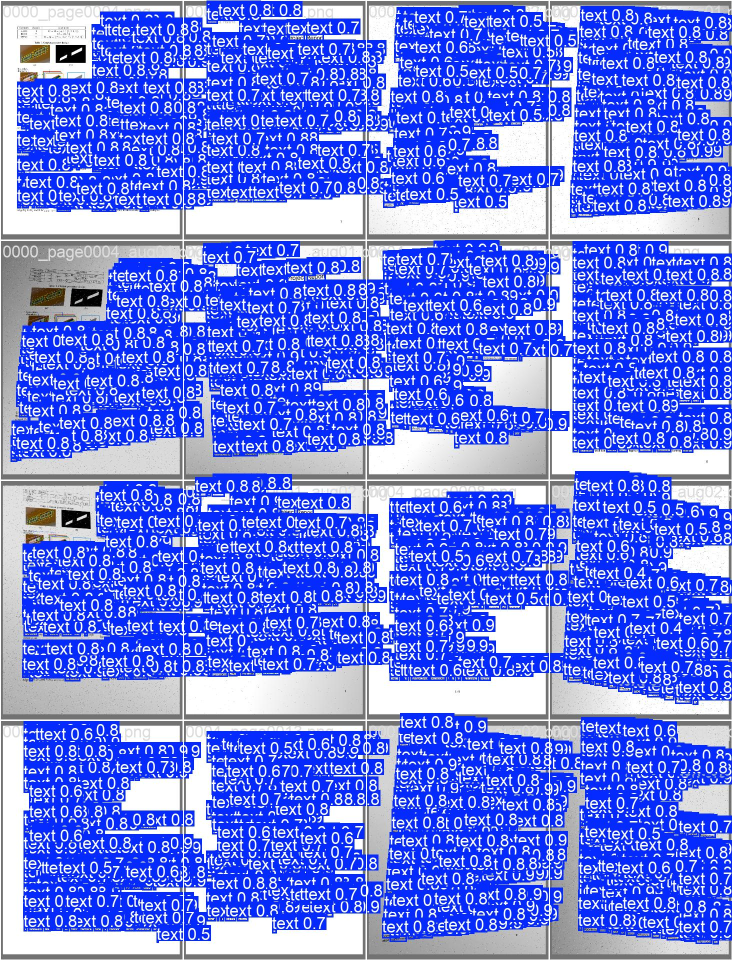
#> input picture runs/detect/val3/val_batch0_pred.jpg, 1464 x 1920 px (shown at 1/2 size)
$ python image_preprocess.py ../../runs/detect/val3/val_batch0_pred.jpg out.png
#> lines starting #> are read from the running program, lines starting #| are printed output that depends on the picture; after the words box and inside, x2 and y2 are one past the last pixel; in counts of white or black regions, pixels touching at a corner belong together
#!/usr/bin/env python
"""
Image Preprocessing Module
Preprocesses scanned document images for better OCR accuracy
"""

import cv2
import numpy as np
from PIL import Image
from pathlib import Path
from typing import Union, Tuple, Optional


def convert_to_grayscale(image: np.ndarray) -> np.ndarray:
    """
    Convert image to grayscale

    Args:
        image: Input image (BGR or RGB numpy array)

    Returns:
        Grayscale image
    """
    if len(image.shape) == 3:
        if image.shape[2] == 3:
            # Convert BGR to grayscale (OpenCV format)
            gray = cv2.cvtColor(image, cv2.COLOR_BGR2GRAY)
        else:
            # Already grayscale or has alpha channel
            gray = cv2.cvtColor(image, cv2.COLOR_BGRA2GRAY) if image.shape[2] == 4 else image
    else:
        gray = image

    return gray


def apply_adaptive_threshold(image: np.ndarray, block_size: int = 11, C: int = 2) -> np.ndarray:
    """
    Apply adaptive thresholding to binarize image

    Args:
        image: Grayscale image
        block_size: Size of pixel neighborhood (must be odd)
        C: Constant subtracted from mean

    Returns:
        Binary image
    """
    if len(image.shape) == 3:
        image = convert_to_grayscale(image)

    # Ensure block_size is odd
    if block_size % 2 == 0:
        block_size += 1

    # Apply adaptive thresholding
    binary = cv2.adaptiveThreshold(
        image,
        255,
        cv2.ADAPTIVE_THRESH_GAUSSIAN_C,
        cv2.THRESH_BINARY,
        block_size,
        C
    )

    return binary


def deskew_image(image: np.ndarray, max_angle: float = 15.0) -> Tuple[np.ndarray, float]:
    """
    Correct image skew using projection profile method

    Args:
        image: Grayscale or binary image
        max_angle: Maximum angle to try (degrees)

    Returns:
        Tuple of (deskewed_image, detected_angle)
    """
    if len(image.shape) == 3:
        image = convert_to_grayscale(image)

    # Convert to binary if needed
    if image.dtype != np.uint8 or np.max(image) > 1:
        _, binary = cv2.threshold(image, 0, 255, cv2.THRESH_BINARY_INV + cv2.THRESH_OTSU)
    else:
        binary = image

    # Calculate projection profile for different angles
    best_angle = 0.0
    best_variance = 0.0

    angles = np.arange(-max_angle, max_angle + 0.5, 0.5)

    for angle in angles:
        # Rotate image
        h, w = binary.shape
        center = (w // 2, h // 2)
        M = cv2.getRotationMatrix2D(center, angle, 1.0)
        rotated = cv2.warpAffine(binary, M, (w, h), flags=cv2.INTER_CUBIC, borderMode=cv2.BORDER_REPLICATE)

        # Calculate horizontal projection
        projection = np.sum(rotated, axis=1)

        # Calculate variance (higher variance = better alignment)
        variance = np.var(projection)

        if variance > best_variance:
            best_variance = variance
            best_angle = angle

    # Apply best rotation to original image
    if abs(best_angle) > 0.1:  # Only rotate if angle is significant
        h, w = image.shape
        center = (w // 2, h // 2)
        M = cv2.getRotationMatrix2D(center, best_angle, 1.0)
        deskewed = cv2.warpAffine(image, M, (w, h), flags=cv2.INTER_CUBIC, borderMode=cv2.BORDER_REPLICATE)
    else:
        deskewed = image.copy()

    return deskewed, best_angle


def normalize_resolution(image: np.ndarray, target_dpi: int = 300, current_dpi: Optional[int] = None) -> np.ndarray:
    """
    Normalize image resolution to target DPI

    Args:
        image: Input image
        target_dpi: Target DPI (default: 300)
        current_dpi: Current DPI (if known, otherwise estimated)

    Returns:
        Resized image
    """
    if current_dpi is None:
        # Estimate current DPI based on image size
        # Assume typical scanned document is 8.5x11 inches at original DPI
        # This is a rough estimate - in practice, DPI metadata should be used
        height, width = image.shape[:2]
        # Estimate: assume document is ~11 inches tall
        estimated_dpi = int(height / 11.0)
        current_dpi = estimated_dpi if estimated_dpi > 0 else 300

    if current_dpi == target_dpi:
        return image

    # Calculate scaling factor
    scale_factor = target_dpi / current_dpi

    if scale_factor == 1.0:
        return image

    # Resize image
    height, width = image.shape[:2]
    new_width = int(width * scale_factor)
    new_height = int(height * scale_factor)

    resized = cv2.resize(image, (new_width, new_height), interpolation=cv2.INTER_CUBIC)

    return resized


def preprocess_image(image_path: Union[str, Path], target_dpi: int = 300,
                     apply_grayscale: bool = True, apply_threshold: bool = True,
                     apply_deskew: bool = True, apply_resize: bool = True) -> Image.Image:
    """
    Main preprocessing function for scanned document images

    Args:
        image_path: Path to input image
        target_dpi: Target DPI for resolution normalization (default: 300)
        apply_grayscale: Whether to convert to grayscale
        apply_threshold: Whether to apply adaptive thresholding
        apply_deskew: Whether to deskew the image
        apply_resize: Whether to normalize resolution

    Returns:
        Preprocessed PIL Image
    """
#> called with target_dpi = 300, apply_grayscale = True, apply_threshold = True, apply_deskew = True, apply_resize = True
    image_path = Path(image_path)
    if not image_path.exists():
        raise FileNotFoundError(f"Image not found: {image_path}")

    # Load image using OpenCV (BGR format)
    cv_image = cv2.imread(str(image_path))
#> cv_image is the input picture: shape (1920, 1464, 3); mean B, G, R 231.8, 123.2, 103
    if cv_image is None:
        raise ValueError(f"Could not load image: {image_path}")

    # Step 1: Convert to grayscale
    if apply_grayscale:
        processed = convert_to_grayscale(cv_image)
#> in convert_to_grayscale, `gray = cv2.cvtColor(image, cv2.COLOR_BGR2GRAY)`:
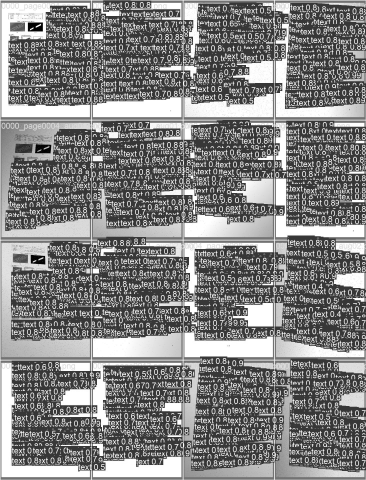
#> gray: shape (1920, 1464) (shown at 1/4 size); min 0, max 255, mean 129.5
    else:
        processed = cv_image.copy()
        if len(processed.shape) == 3:
            processed = convert_to_grayscale(processed)

    # Step 2: Apply adaptive thresholding
    if apply_threshold:
        processed = apply_adaptive_threshold(processed)
#> in apply_adaptive_threshold, `binary = cv2.adaptiveThreshold( image, 255, cv2.ADAPTIVE_THRESH_GAUSSI..`:
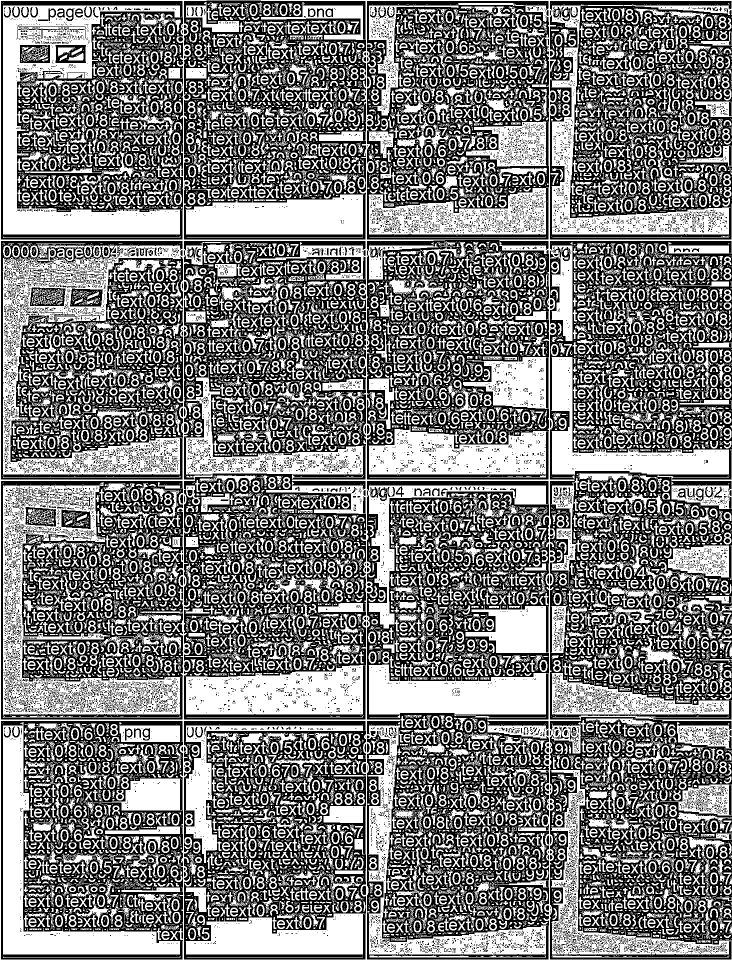
#> binary: shape (1920, 1464) (shown at 1/2 size); 48.2% white; 22729 white regions (16378 under 20 px), largest, box (x1, y1, x2, y2) and area: (0, 0, 1464, 1920) 202524, (6, 11, 361, 469) 44937, (6, 964, 362, 1436) 41182

    # Step 3: Deskew
    if apply_deskew:
        processed, angle = deskew_image(processed)
#> the loop in deskew_image, `for angle in angles:` made 61 passes
#> (variance, best_variance) on passes 1, 3, 5, 12, 13, 14, 15, 16: (856290531.3, 856290531.3), (856662541.5, 856662541.5), (859116528.1, 859116528.1), (876221411.2, 876221411.2), (902562957.6, 902562957.6), (922619334, 922619334), (946032887.1, 946032887.1), (969092612.5, 969092612.5)
#> pass 1, in deskew_image, `rotated = cv2.warpAffine(binary, M, (w, h), flags=cv2.INTER_CUBIC, bor..`:
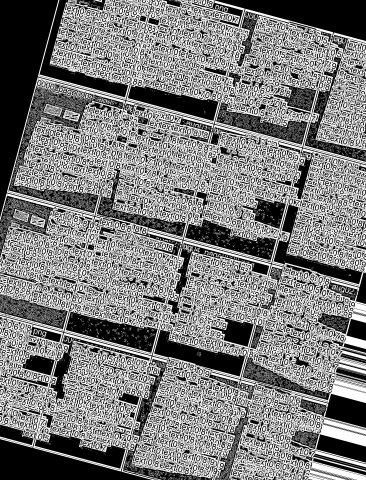
#> rotated: shape (1920, 1464) (shown at 1/4 size); min 0, max 255, mean 122.9
#> pass 2, in deskew_image, `rotated = cv2.warpAffine(binary, M, (w, h), flags=cv2.INTER_CUBIC, bor..`:
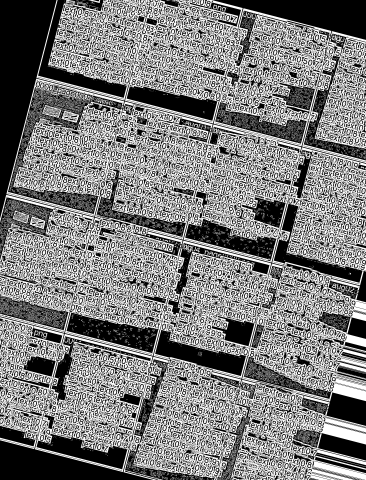
#> rotated: shape (1920, 1464) (shown at 1/4 size); min 0, max 255, mean 123.1
#> pass 3, in deskew_image, `rotated = cv2.warpAffine(binary, M, (w, h), flags=cv2.INTER_CUBIC, bor..`:
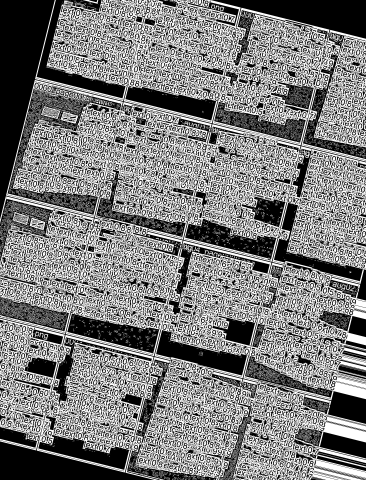
#> rotated: shape (1920, 1464) (shown at 1/4 size); min 0, max 255, mean 123.4
#> after the loop in deskew_image, `for angle in angles:`: best_angle = 0; best_variance = 3.48e+09
#> angle = 0
        if abs(angle) > 0.1:
            print(f"  Deskewed image by {angle:.2f} degrees")

    # Step 4: Normalize resolution
    if apply_resize:
        processed = normalize_resolution(processed, target_dpi=target_dpi)
#> in normalize_resolution, `resized = cv2.resize(image, (new_width, new_height), interpolation=cv2..`:
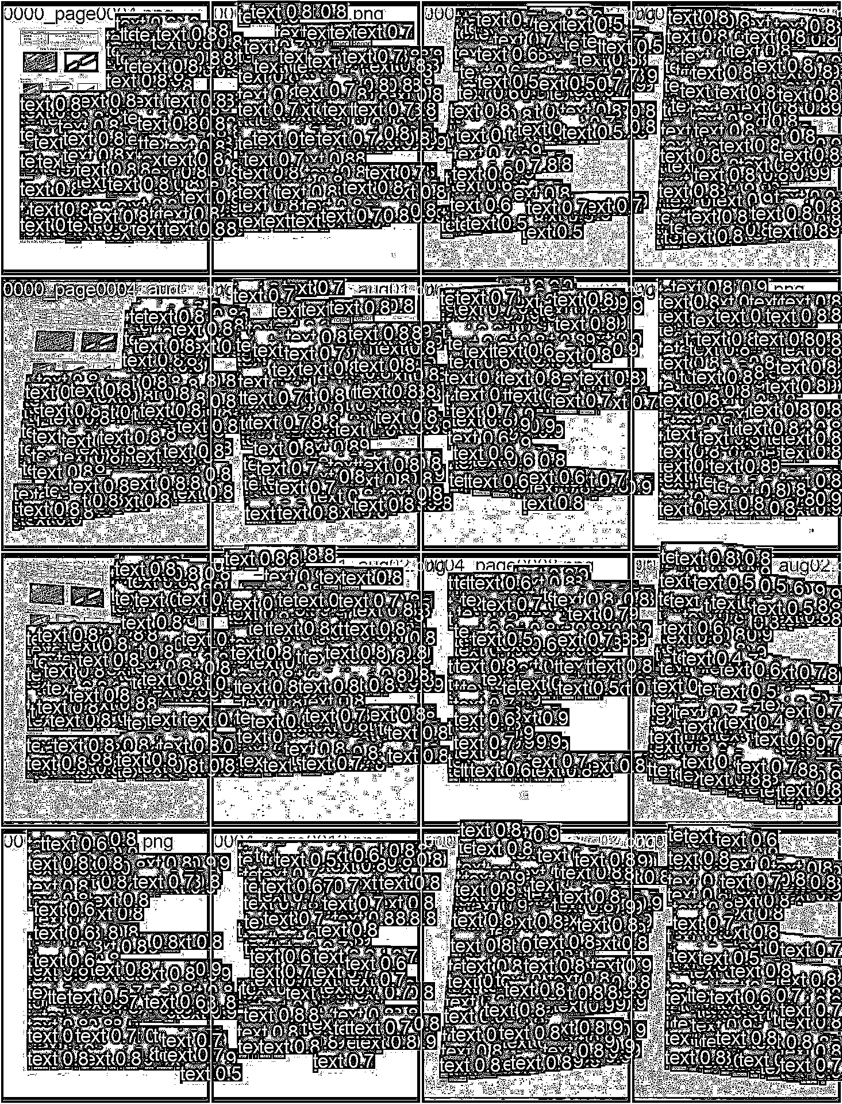
#> resized: shape (3310, 2524) (shown at 1/3 size); min 0, max 255, mean 123.3

    # Convert back to PIL Image (RGB format)
    # OpenCV uses BGR, PIL uses RGB
    if len(processed.shape) == 2:
        # Grayscale - convert to RGB
        pil_image = Image.fromarray(processed, mode='L').convert('RGB')
    else:
        # Already RGB/BGR
        rgb_image = cv2.cvtColor(processed, cv2.COLOR_BGR2RGB) if len(processed.shape) == 3 else processed
        pil_image = Image.fromarray(rgb_image)

    return pil_image


if __name__ == "__main__":
    # Test the preprocessing module
    import sys

    if len(sys.argv) < 2:
        print("Usage: python image_preprocess.py <image_path> [output_path]")
        sys.exit(1)

    input_path = sys.argv[1]
    output_path = sys.argv[2] if len(sys.argv) > 2 else "preprocessed_output.png"

    print(f"Preprocessing image: {input_path}")
    preprocessed = preprocess_image(input_path)
    preprocessed.save(output_path)
    print(f"Preprocessed image saved to: {output_path}")

$ run again, on runs/detect/val3/val_batch2_pred.jpg
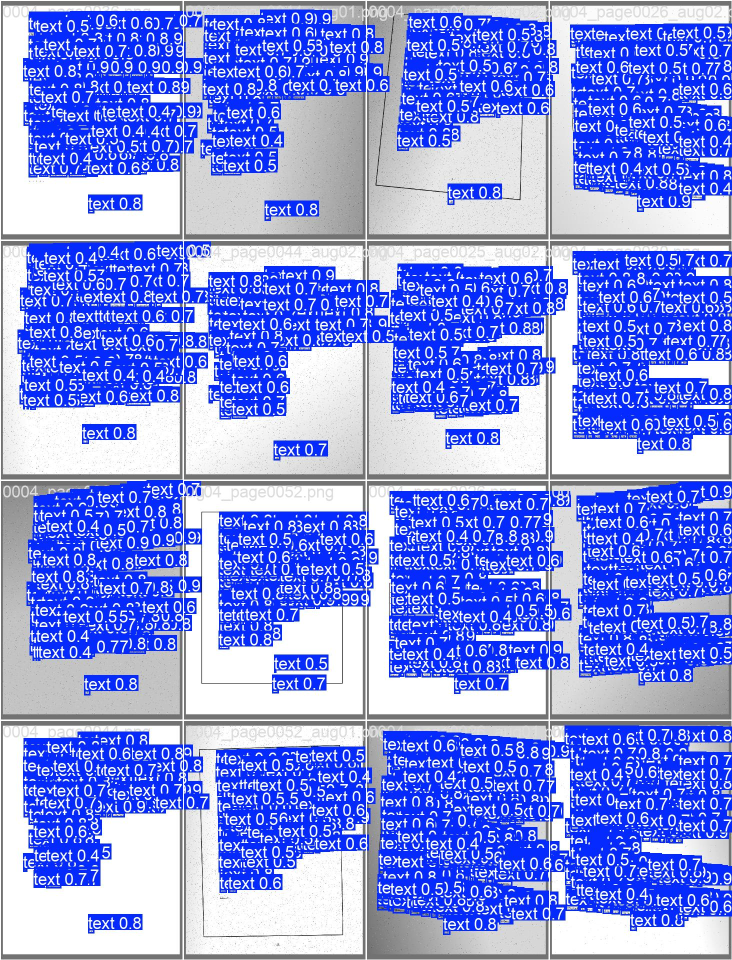
#> input picture runs/detect/val3/val_batch2_pred.jpg, 1464 x 1920 px (shown at 1/2 size)
#> in preprocess_image, cv_image is the input picture: shape (1920, 1464, 3); mean B, G, R 231, 144, 127.8
#> the loop in deskew_image, `for angle in angles:` made 61 passes
#> (variance, best_variance) on passes 1 to 8: (654683500.3, 654683500.3), (674784755.9, 674784755.9), (689952914.8, 689952914.8), (697800351.5, 697800351.5), (702287640.7, 702287640.7), (711031252.7, 711031252.7), (713641347.5, 713641347.5), (724488608.5, 724488608.5)
#> pass 1, in deskew_image, `rotated = cv2.warpAffine(binary, M, (w, h), flags=cv2.INTER_CUBIC, bor..`:
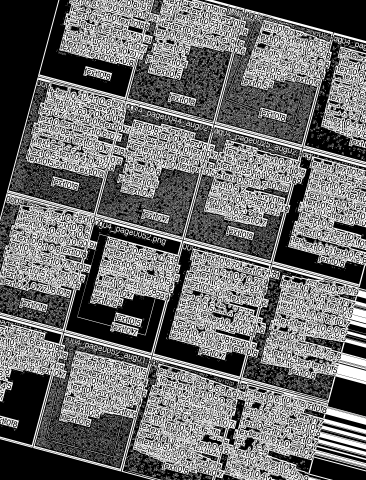
#> rotated: shape (1920, 1464) (shown at 1/4 size); min 0, max 255, mean 108.3
#> after the loop in deskew_image, `for angle in angles:`: best_angle = 0; best_variance = 4.25e+09
#> angle = 0
#> in normalize_resolution, `resized = cv2.resize(image, (new_width, new_height), interpolation=cv2..`:
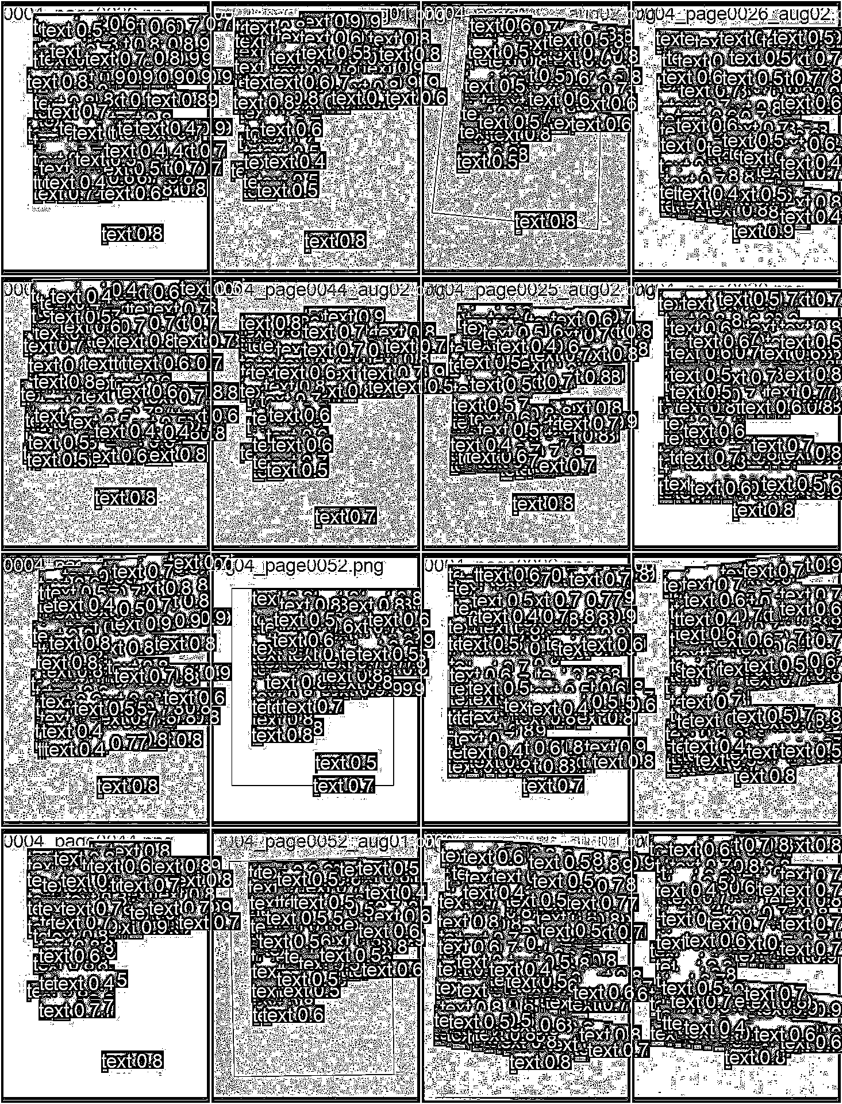
#> resized: shape (3310, 2524) (shown at 1/3 size); min 0, max 255, mean 139.2
